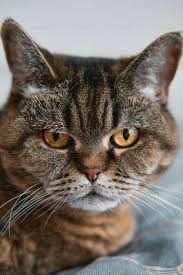
#> input picture Photos/images.jpg, 183 x 275 px, found by its file name
$ python 28histogram_mask.py
#> lines starting #> are read from the running program, lines starting #| are printed output that depends on the picture; after the words box and inside, x2 and y2 are one past the last pixel; in counts of white or black regions, pixels touching at a corner belong together
import cv2 as cv
import matplotlib.pyplot as plt
import numpy as np
img=cv.imread("Photos\images.jpg")
#> img is the input picture: shape (275, 183, 3); mean B, G, R 105, 112.7, 120.4
cv.imshow("Cats",img)


gray=cv.cvtColor(img ,cv.COLOR_BGR2GRAY)
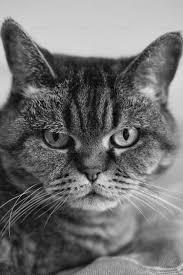
#> gray: shape (275, 183); min 1, max 232, mean 114.2
cv.imshow("Gray",gray)

blank=np.zeros((img.shape[:2]),dtype='uint8')
rect=cv.rectangle(blank,(0,0),(150,150),255,-1)
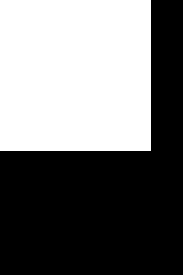
#> blank: shape (275, 183); 45.3% white; 1 white region, box (x1, y1, x2, y2) and area: (0, 0, 151, 151) 22801
mask=cv.bitwise_and(gray,gray,mask=rect)
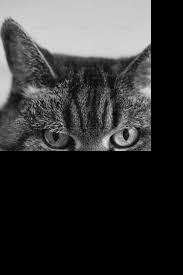
#> mask: shape (275, 183); min 0, max 232, mean 53.3
cv.imshow("masked",mask)

#GrayScale histogram
gray_hist=cv.calcHist([gray],[0],mask,[256],[0,256]) # channel here is index and we have only 1 gray so 0 index
#> gray_hist = 256 values, max 970 at index 205, min 0 at index 0, mean 89.07
#channel,mask,bins,intensity range

plt.figure ()
plt.title("Gray scale Histogram")
plt.xlabel('Bins')
plt.ylabel("No of pixels")
plt.plot(gray_hist)
plt.xlim([0,256])
plt.show()
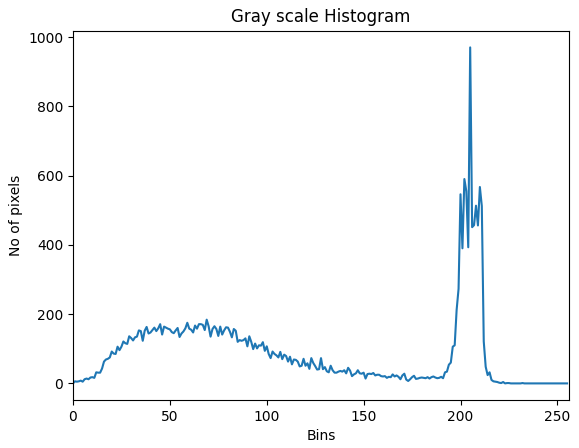
#> figure drawn by matplotlib, 1 panel; curve peaks at x = 205, y = 970
cv.waitKey(0)

$ run again, with Photos/womanphoto.webp saved as Photos/images.jpg
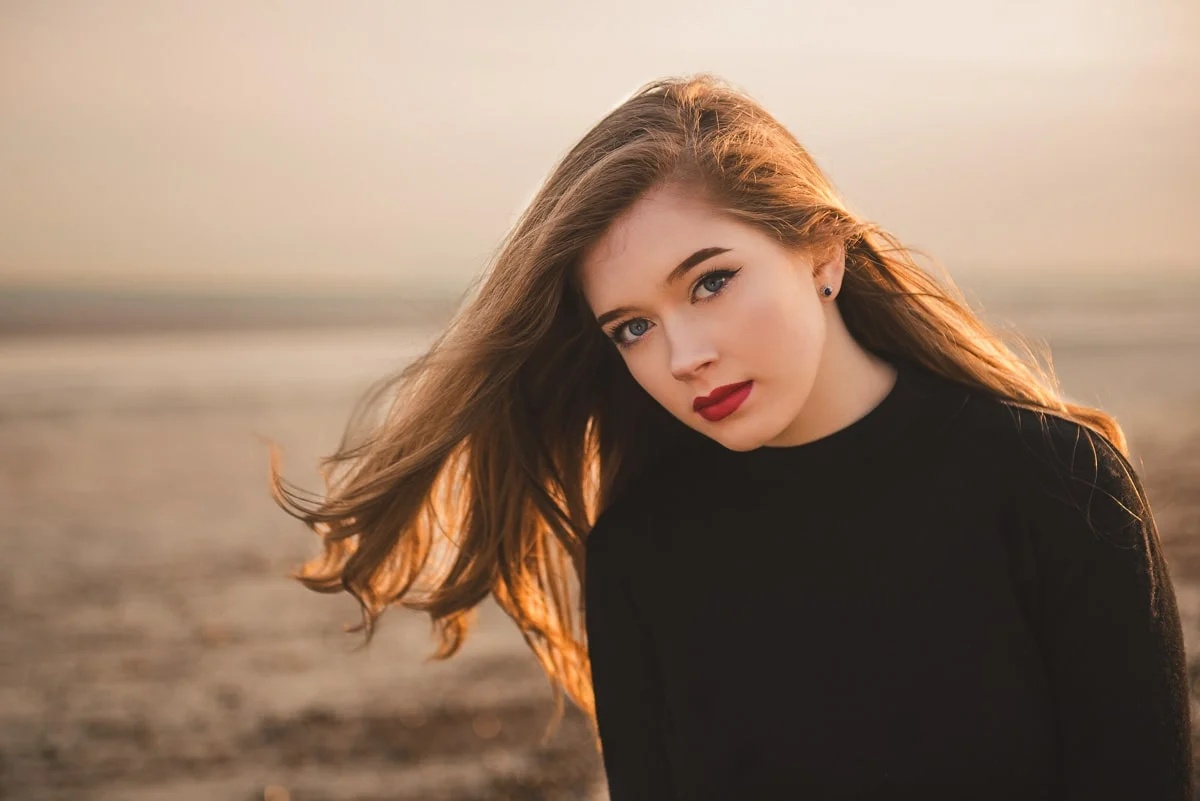
#> input picture Photos/womanphoto.webp, 1200 x 801 px, found by its file name
#> img is the input picture: shape (801, 1200, 3); mean B, G, R 104.7, 123.6, 148.6
#> `rect=cv.rectangle(blank,(0,0),(150,150),255,-1)`:
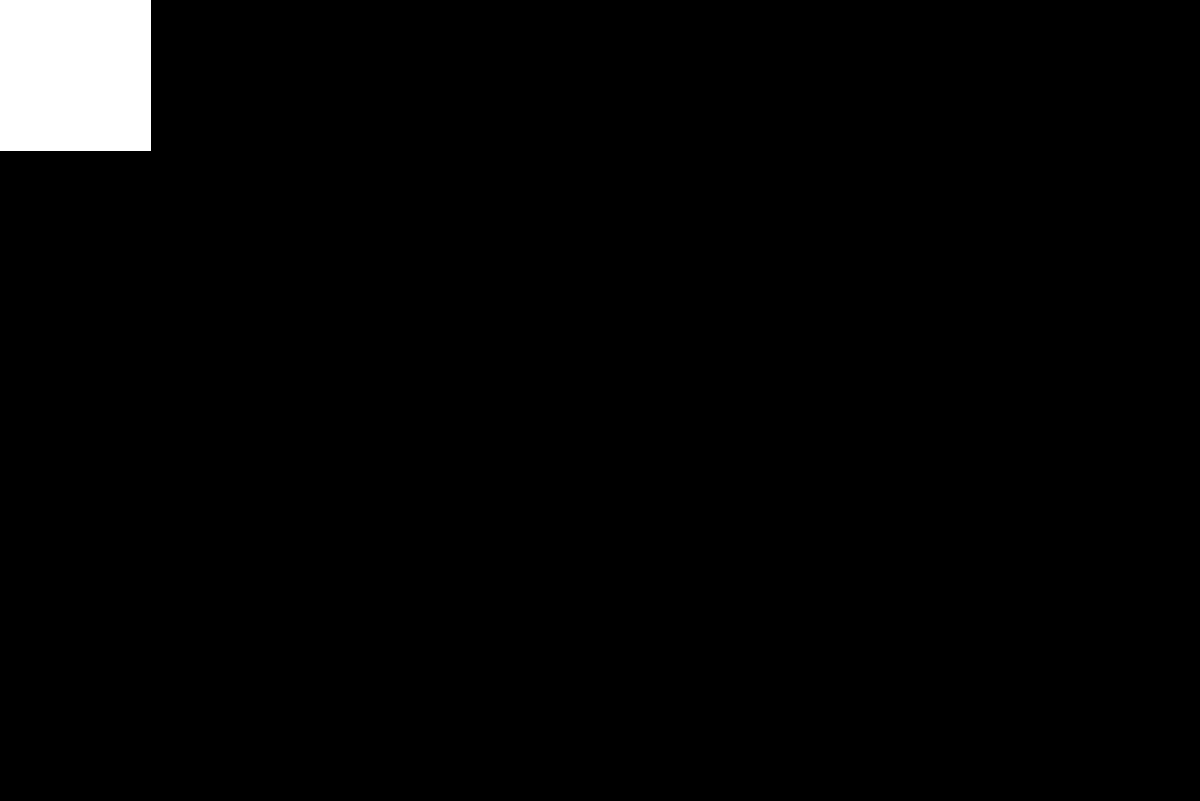
#> blank: shape (801, 1200); 2.4% white; 1 white region, box (x1, y1, x2, y2) and area: (0, 0, 151, 151) 22801
#> gray_hist = 256 values, max 1539 at index 195, min 0 at index 0, mean 89.07
#> `plt.show()`:
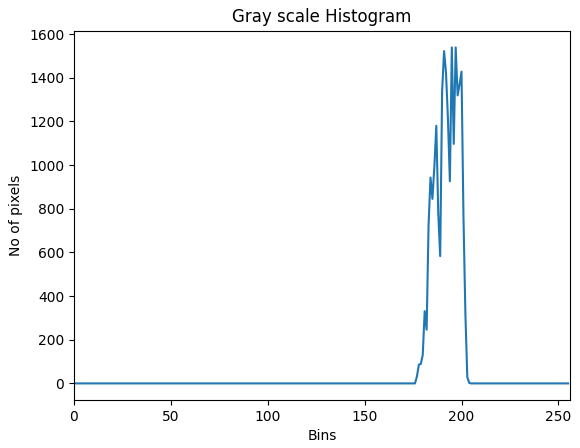
#> figure drawn by matplotlib, 1 panel; curve peaks at x = 195, y = 1539
